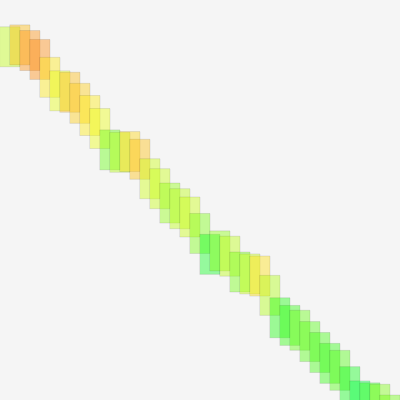
Frame 1 (no input)
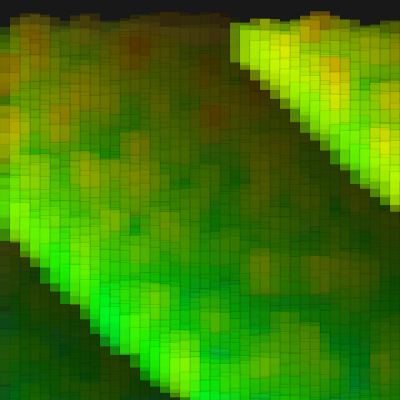
Frame 60 (no input)
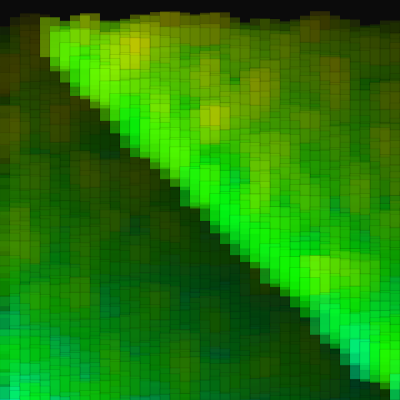
Frame 120 (the mouse pressed at the canvas centre since frame 60)

The p5.js sketch that drew these frames (run headless with seeded random() and noise() and a simulated clock; from frame 60 on, the mouse is pressed at the canvas centre):

// p5.js sketch
// ── sketch.js
let x = 0;
function setup() {
  createCanvas(400, 400);
  colorMode(HSB, 256);
  strokeWeight(0.1)
}

function draw() {
  background(0, 10);
  let y = 0;
  let speed = 10;
  let scl = 0.04, nscl = 40;
  while(y < 400) {
    let n = noise(x * scl, y * scl) * nscl;
    let h = (y / 10 + frameCount / 5 + n * 2) % 256;
    fill(h, 256, 256, 100);
    
    rect(x, y + n, 20, 40); 
    x = x + speed;
    y = y + speed;
    if(x > 400) {
      x = 0;
    }
  }
}
